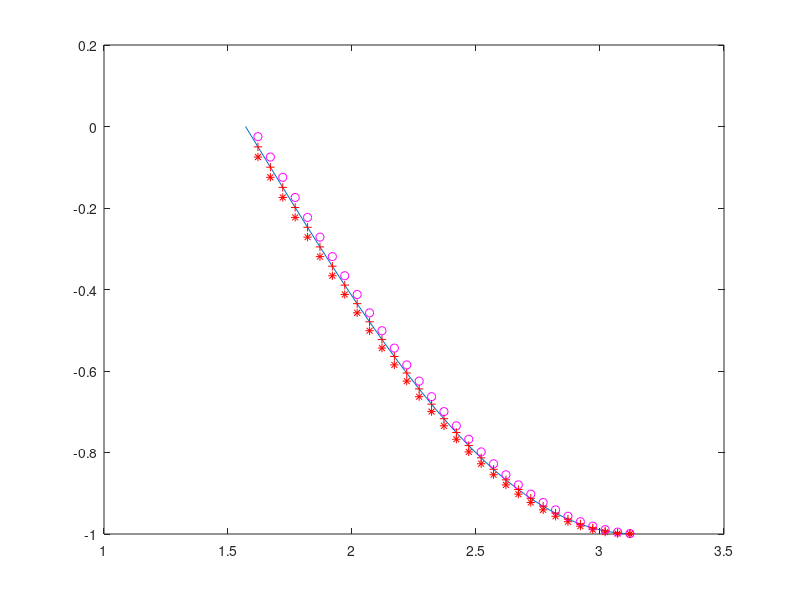

Reproduce this figure in MATLAB.
fx = @(x)sin(x);
h = 0.05;
N = (pi - pi/2)/h;
A = pi/2:h:pi;
Chinh_xac = cos(A);
plot(A,Chinh_xac); hold on;
for i = 1:N
    X = pi/2+i*h;
    SPT(i) = (feval(fx,pi/2+(i+1)*h) - feval(fx,pi/2+i*h))/h;
    SPN(i) = (feval(fx,pi/2+i*h) - feval(fx,pi/2+(i-1)*h))/h;
    SPTT(i) = (feval(fx,pi/2+(i+1)*h) - feval(fx,pi/2+(i-1)*h))/(2*h);
    plot(X,SPT(i),'r*');
    plot(X,SPN(i),'mo');
    plot(X,SPTT(i),'r+');
end
